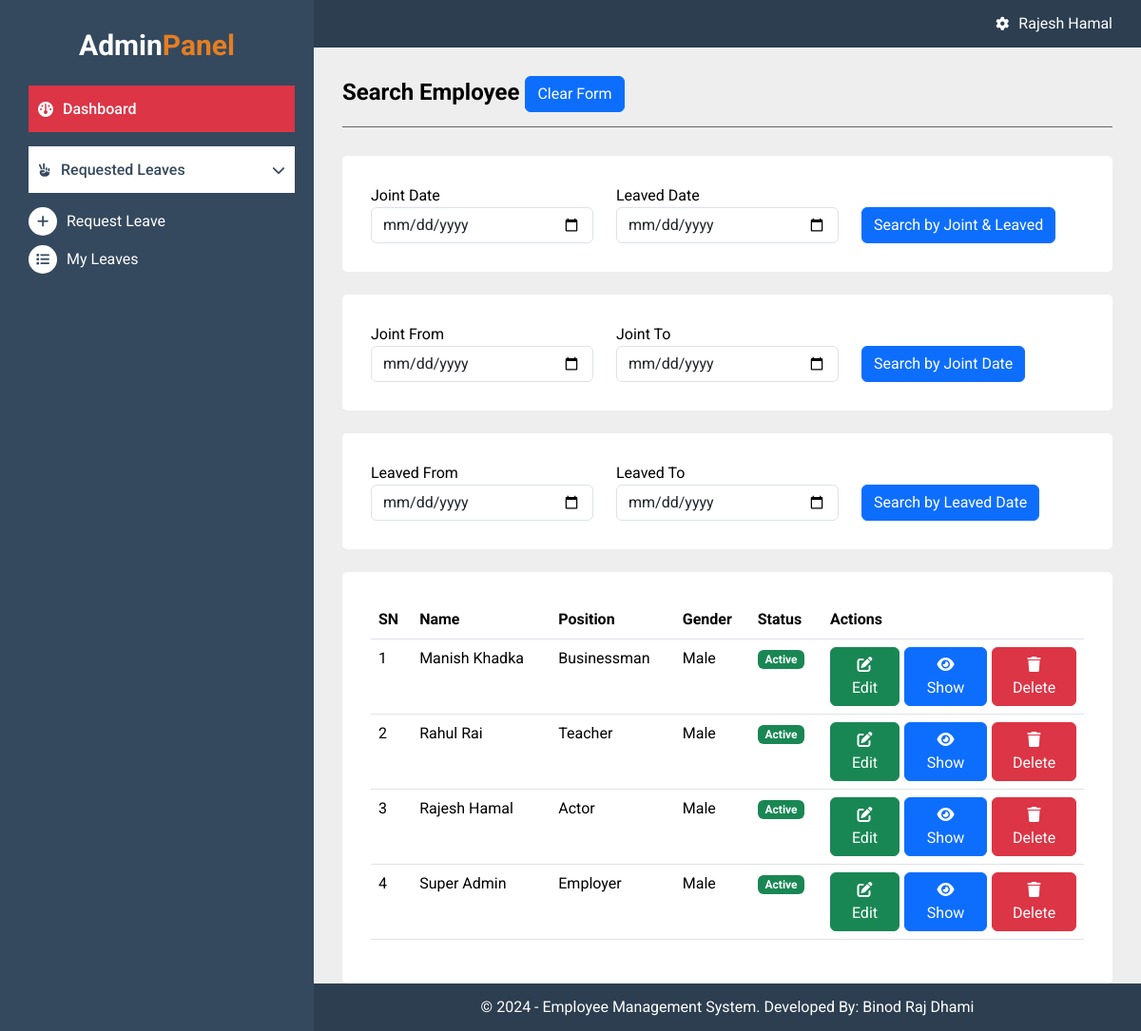
The app's page /admin/search_employee.php (signed in) with its own data.
### tables this page shows
CREATE TABLE `tbl_users` (
  `id` int(11) NOT NULL,
  `department_id` int(11) NOT NULL,
  `name` varchar(50) NOT NULL,
  `email` varchar(50) NOT NULL,
  `password` text NOT NULL,
  `phone` varchar(12) NOT NULL,
  `address` varchar(100) NOT NULL,
  `position` varchar(50) NOT NULL,
  `joint_date` date NOT NULL,
  `leaved_date` date DEFAULT NULL,
  `date_of_birth` date NOT NULL,
  `gender` enum('Male','Female','Other') NOT NULL,
  `role` enum('Employer','Employee') NOT NULL,
  `created_at` datetime NOT NULL DEFAULT current_timestamp(),
  `updated_at` datetime NOT NULL DEFAULT current_timestamp(),
  `status` tinyint(1) NOT NULL DEFAULT 1
);

### admin/search_employee.php (the view)
<?php
include_once("includes/header.php");
include_once("includes/sidebar.php");
if (isset($_POST['search_between_joint_leaved'])) {
    $joint_date = $_POST['joint_date'];
    $leaved_date = $_POST['leaved_date'];
    $fetch_query = "SELECT * FROM tbl_users WHERE joint_date >= '$joint_date' AND leaved_date <= '$leaved_date'";
    $result = $connection->query($fetch_query);
}
else if (isset($_POST['search_by_joint'])) {
    $joint_from = $_POST['joint_from'];
    $joint_to = $_POST['joint_to'];
    $fetch_query = "SELECT * FROM tbl_users WHERE joint_date BETWEEN '$joint_from' AND '$joint_to'";
    $result = $connection->query($fetch_query);
}
else if (isset($_POST['search_by_leaved'])) {
    $leaved_from = $_POST['leaved_from'];
    $leaved_to = $_POST['leaved_to'];
    $fetch_query = "SELECT * FROM tbl_users WHERE leaved_date BETWEEN '$leaved_from' AND '$leaved_to'";
    $result = $connection->query($fetch_query);
} else {
    $fetch_all_query = "SELECT * FROM tbl_users ORDER BY name ASC";
    $result = $connection->query($fetch_all_query);
}
$employee_list = [];
while ($data = $result->fetch_assoc()) {
    array_push($employee_list, $data);
}
?>
<div class="admin-main">
    <div class="heading-panel">
        <h1>Search Employee <a href="search_employee.php" class="btn btn-primary">Clear Form</a></h1>
    </div>
    <div class="body-panel">
        <form action="" method="POST">
            <div class="from-group">
                <div class="row" style="display: flex; align-items:flex-end">
                    <div class="col-sm-4">
                        <label>Joint Date</label>
                        <input type="date" name="joint_date" class="form-control" required>
                    </div>
                    <div class="col-sm-4">
                        <label>Leaved Date</label>
                        <input type="date" name="leaved_date" class="form-control" required>
                    </div>
                    <div class="col-sm-4">
                        <button type="submit" name="search_between_joint_leaved" class="btn btn-primary">
                            <span>Search by Joint & Leaved</span>
                        </button>
                    </div>
                </div>
            </div>
        </form>
    </div>
    <br>
    <div class="body-panel">
        <form action="" method="POST">
            <div class="from-group">
                <div class="row" style="display: flex; align-items:flex-end">
                    <div class="col-sm-4">
                        <label>Joint From</label>
                        <input type="date" name="joint_from" class="form-control" required>
                    </div>
                    <div class="col-sm-4">
                        <label>Joint To</label>
                        <input type="date" name="joint_to" class="form-control" required>
                    </div>
                    <div class="col-sm-4">
                        <button type="submit" name="search_by_joint" class="btn btn-primary">
                            <span>Search by Joint Date</span>
                        </button>
                    </div>
                </div>
            </div>
        </form>
    </div>
    <br>
    <div class="body-panel">
        <form action="" method="POST">
            <div class="from-group">
                <div class="row" style="display: flex; align-items:flex-end">
                    <div class="col-sm-4">
                        <label>Leaved From</label>
                        <input type="date" name="leaved_from" class="form-control" required>
                    </div>
                    <div class="col-sm-4">
                        <label>Leaved To</label>
                        <input type="date" name="leaved_to" class="form-control" required>
                    </div>
                    <div class="col-sm-4">
                        <button type="submit" name="search_by_leaved" class="btn btn-primary">
                            <span>Search by Leaved Date</span>
                        </button>
                    </div>
                </div>
            </div>
        </form>
    </div>
    <br>
    <div class="body-panel">
        <table class="table tableb-bordered">
            <thead>
                <tr>
                    <th>SN</th>
                    <th>Name</th>
                    <th>Position</th>
                    <th>Gender</th>
                    <th>Status</th>
                    <th class="bnt-actions-list">Actions</th>
                </tr>
            </thead>
            <tbody>
                <?php foreach ($employee_list as $key => $employee) { ?>
                    <tr>
                        <td><?php echo $key + 1; ?></td>
                        <td><?php echo $employee['name']; ?></td>
                        <td><?php echo $employee['position']; ?></td>
                        <td><?php echo $employee['gender']; ?></td>
                        <td>
                            <?php if ($employee['status'] == 1) { ?>
                                <span class="badge bg-success">Active</span>
                            <?php } else { ?>
                                <span class="badge bg-danger">Dective</span>
                            <?php } ?>
                        </td>
                        <td>
                            <div class="bnt-actions-link">
                                <a href="edit_employee.php?id=<?php echo $employee['id']; ?>" class="btn btn-success">
                                    <i class="fa-solid fa-pen-to-square"></i>
                                    <span>Edit</span>
                                </a>
                                <a href="show_employee.php?id=<?php echo $employee['id']; ?>" class="btn btn-primary">
                                    <i class="fa-solid fa-eye"></i>
                                    <span>Show</span>
                                </a>
                                <form action="delete_employee.php?id=<?php echo $employee['id']; ?>" method="POST">
                                    <button type="submit" class="btn btn-danger">
                                        <i class="fa-solid fa-trash"></i>
                                        <span>Delete</span>
                                    </button>
                                </form>
                            </div>
                        </td>
                    </tr>
                <?php } ?>
            </tbody>
        </table>
    </div>
</div>
<?php include_once("includes/footer.php"); ?>

### css/styles.css (style rules this page uses)
* { margin: 0; padding: 0; font-family: "Roboto", serif; }
body { margin: 0; padding: 0; font-size: 16px; color: #000; font-family: "Roboto", serif; background: #eee; }
.admin-main { position: absolute; top: 50px; left: 330px; width: calc(100% - 330px); background: #eee; padding: 30px; padding-bottom: 50px; }
.heading-panel { padding-bottom: 15px; margin-bottom: 30px; border-bottom: #666 solid 1px; }
.heading-panel h1 { margin-bottom: 0; font-size: 24px; font-weight: 700; }
.body-panel { padding: 30px; background: #fff; border-radius: 5px; }
.bnt-actions-list { width: 275px; }
.bnt-actions-link { display: flex; align-items: center; gap: 5px }

### records on screen
tbl_users: name "Manish Khadka", position "Businessman", gender "Male", status "Active"
tbl_users: name "Rahul Rai", position "Teacher", gender "Male", status "Active"
tbl_users: name "Rajesh Hamal", position "Actor", gender "Male", status "Active"
tbl_users: name "Super Admin", position "Employer", gender "Male", status "Active"

### other values on screen
$_SESSION['name'] "Rajesh Hamal"
Date('Y') "2024"
